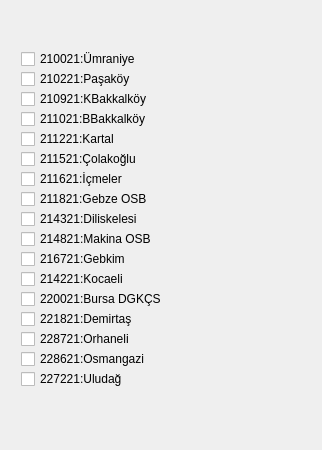
            <widget class="QWidget" name="scrollAreaWidgetContents">
             <property name="geometry">
              <rect>
               <x>0</x>
               <y>0</y>
               <width>322</width>
               <height>450</height>
              </rect>
             </property>
             <property name="styleSheet">
              <string notr="true"/>
             </property>
             <layout class="QVBoxLayout" name="verticalLayout_3">
              <item>
               <widget class="QLabel" name="textChooseBus">
                <property name="minimumSize">
                 <size>
                  <width>300</width>
                  <height>0</height>
                 </size>
                </property>
                <property name="styleSheet">
                 <string notr="true">font: 10pt &quot;MS Shell Dlg 2&quot;;
color: rgb(255, 0, 0);</string>
                </property>
                <property name="text">
                 <string/>
                </property>
               </widget>
              </item>
              <item>
               <widget class="QWidget" name="widget" native="true">
                <property name="minimumSize">
                 <size>
                  <width>150</width>
                  <height>400</height>
                 </size>
                </property>
                <widget class="QCheckBox" name="IstBus_1">
                 <property name="geometry">
                  <rect>
                   <x>10</x>
                   <y>10</y>
                   <width>150</width>
                   <height>20</height>
                  </rect>
                 </property>
                 <property name="minimumSize">
                  <size>
                   <width>150</width>
                   <height>0</height>
                  </size>
                 </property>
                 <property name="maximumSize">
                  <size>
                   <width>100</width>
                   <height>16777215</height>
                  </size>
                 </property>
                 <property name="text">
                  <string>210021:Ümraniye</string>
                 </property>
                </widget>
                <widget class="QCheckBox" name="IstBus_2">
                 <property name="geometry">
                  <rect>
                   <x>10</x>
                   <y>30</y>
                   <width>150</width>
                   <height>20</height>
                  </rect>
                 </property>
                 <property name="minimumSize">
                  <size>
                   <width>150</width>
                   <height>0</height>
                  </size>
                 </property>
                 <property name="text">
                  <string>210221:Paşaköy</string>
                 </property>
                </widget>
                <widget class="QCheckBox" name="IstBus_3">
                 <property name="geometry">
                  <rect>
                   <x>10</x>
                   <y>50</y>
                   <width>150</width>
                   <height>20</height>
                  </rect>
                 </property>
                 <property name="minimumSize">
                  <size>
                   <width>150</width>
                   <height>0</height>
                  </size>
                 </property>
                 <property name="text">
                  <string>210921:KBakkalköy</string>
                 </property>
                </widget>
                <widget class="QCheckBox" name="IstBus_4">
                 <property name="geometry">
                  <rect>
                   <x>10</x>
                   <y>70</y>
                   <width>150</width>
                   <height>20</height>
                  </rect>
                 </property>
                 <property name="minimumSize">
                  <size>
                   <width>150</width>
                   <height>0</height>
                  </size>
                 </property>
                 <property name="text">
                  <string>211021:BBakkalköy</string>
                 </property>
                </widget>
                <widget class="QCheckBox" name="IstBus_7">
                 <property name="geometry">
                  <rect>
                   <x>10</x>
                   <y>130</y>
                   <width>150</width>
                   <height>20</height>
                  </rect>
                 </property>
                 <property name="minimumSize">
                  <size>
                   <width>150</width>
                   <height>0</height>
                  </size>
                 </property>
                 <property name="text">
                  <string>211621:İçmeler</string>
                 </property>
                </widget>
                <widget class="QCheckBox" name="IstBus_5">
                 <property name="geometry">
                  <rect>
                   <x>10</x>
                   <y>90</y>
                   <width>150</width>
                   <height>20</height>
                  </rect>
                 </property>
                 <property name="minimumSize">
                  <size>
                   <width>150</width>
                   <height>0</height>
                  </size>
                 </property>
                 <property name="text">
                  <string>211221:Kartal</string>
                 </property>
                </widget>
                <widget class="QCheckBox" name="IstBus_6">
                 <property name="geometry">
                  <rect>
                   <x>10</x>
                   <y>110</y>
                   <width>150</width>
                   <height>20</height>
                  </rect>
                 </property>
                 <property name="minimumSize">
                  <size>
                   <width>150</width>
                   <height>0</height>
                  </size>
                 </property>
                 <property name="text">
                  <string>211521:Çolakoğlu</string>
                 </property>
                </widget>
                <widget class="QCheckBox" name="IstBus_8">
                 <property name="geometry">
                  <rect>
                   <x>10</x>
                   <y>150</y>
                   <width>150</width>
                   <height>20</height>
                  </rect>
                 </property>
                 <property name="minimumSize">
                  <size>
                   <width>150</width>
                   <height>0</height>
                  </size>
                 </property>
                 <property name="text">
                  <string>211821:Gebze OSB</string>
                 </property>
                </widget>
                <widget class="QCheckBox" name="IstBus_12">
                 <property name="geometry">
                  <rect>
                   <x>10</x>
                   <y>230</y>
                   <width>150</width>
                   <height>20</height>
                  </rect>
                 </property>
                 <property name="minimumSize">
                  <size>
                   <width>150</width>
                   <height>0</height>
                  </size>
                 </property>
                 <property name="text">
                  <string>214221:Kocaeli</string>
                 </property>
                </widget>
                <widget class="QCheckBox" name="IstBus_9">
                 <property name="geometry">
                  <rect>
                   <x>10</x>
                   <y>170</y>
                   <width>150</width>
                   <height>20</height>
                  </rect>
                 </property>
                 <property name="minimumSize">
                  <size>
                   <width>150</width>
                   <height>0</height>
                  </size>
                 </property>
                 <property name="text">
                  <string>214321:Diliskelesi</string>
                 </property>
                </widget>
                <widget class="QCheckBox" name="IstBus_10">
                 <property name="geometry">
                  <rect>
                   <x>10</x>
                   <y>190</y>
                   <width>150</width>
                   <height>20</height>
                  </rect>
                 </property>
                 <property name="minimumSize">
                  <size>
                   <width>150</width>
                   <height>0</height>
                  </size>
                 </property>
                 <property name="text">
                  <string>214821:Makina OSB</string>
                 </property>
                </widget>
                <widget class="QCheckBox" name="IstBus_11">
                 <property name="geometry">
                  <rect>
                   <x>10</x>
                   <y>210</y>
                   <width>150</width>
                   <height>20</height>
                  </rect>
                 </property>
                 <property name="minimumSize">
                  <size>
                   <width>150</width>
                   <height>0</height>
                  </size>
                 </property>
                 <property name="text">
                  <string>216721:Gebkim</string>
                 </property>
                </widget>
                <widget class="QCheckBox" name="BursaBus_1">
                 <property name="geometry">
                  <rect>
                   <x>10</x>
                   <y>250</y>
                   <width>150</width>
                   <height>20</height>
                  </rect>
                 </property>
                 <property name="minimumSize">
                  <size>
                   <width>150</width>
                   <height>0</height>
                  </size>
                 </property>
                 <property name="text">
                  <string>220021:Bursa DGKÇS</string>
                 </property>
                </widget>
                <widget class="QCheckBox" name="BursaBus_2">
                 <property name="geometry">
                  <rect>
                   <x>10</x>
                   <y>270</y>
                   <width>150</width>
                   <height>20</height>
                  </rect>
                 </property>
                 <property name="minimumSize">
                  <size>
                   <width>150</width>
                   <height>0</height>
                  </size>
                 </property>
                 <property name="text">
                  <string>221821:Demirtaş</string>
                 </property>
                </widget>
                <widget class="QCheckBox" name="BursaBus_3">
                 <property name="geometry">
                  <rect>
                   <x>10</x>
                   <y>290</y>
                   <width>150</width>
                   <height>20</height>
                  </rect>
                 </property>
                 <property name="minimumSize">
                  <size>
                   <width>150</width>
                   <height>0</height>
                  </size>
                 </property>
                 <property name="text">
                  <string>228721:Orhaneli</string>
                 </property>
                </widget>
                <widget class="QCheckBox" name="BursaBus_4">
                 <property name="geometry">
                  <rect>
                   <x>10</x>
                   <y>310</y>
                   <width>150</width>
                   <height>20</height>
                  </rect>
                 </property>
                 <property name="minimumSize">
                  <size>
                   <width>150</width>
                   <height>0</height>
                  </size>
                 </property>
                 <property name="text">
                  <string>228621:Osmangazi</string>
                 </property>
                </widget>
                <widget class="QCheckBox" name="BursaBus_5">
                 <property name="geometry">
                  <rect>
                   <x>10</x>
                   <y>330</y>
                   <width>150</width>
                   <height>20</height>
                  </rect>
                 </property>
                 <property name="minimumSize">
                  <size>
                   <width>150</width>
                   <height>0</height>
                  </size>
                 </property>
                 <property name="text">
                  <string>227221:Uludağ</string>
                 </property>
                </widget>
               </widget>
              </item>
             </layout>
            </widget>
